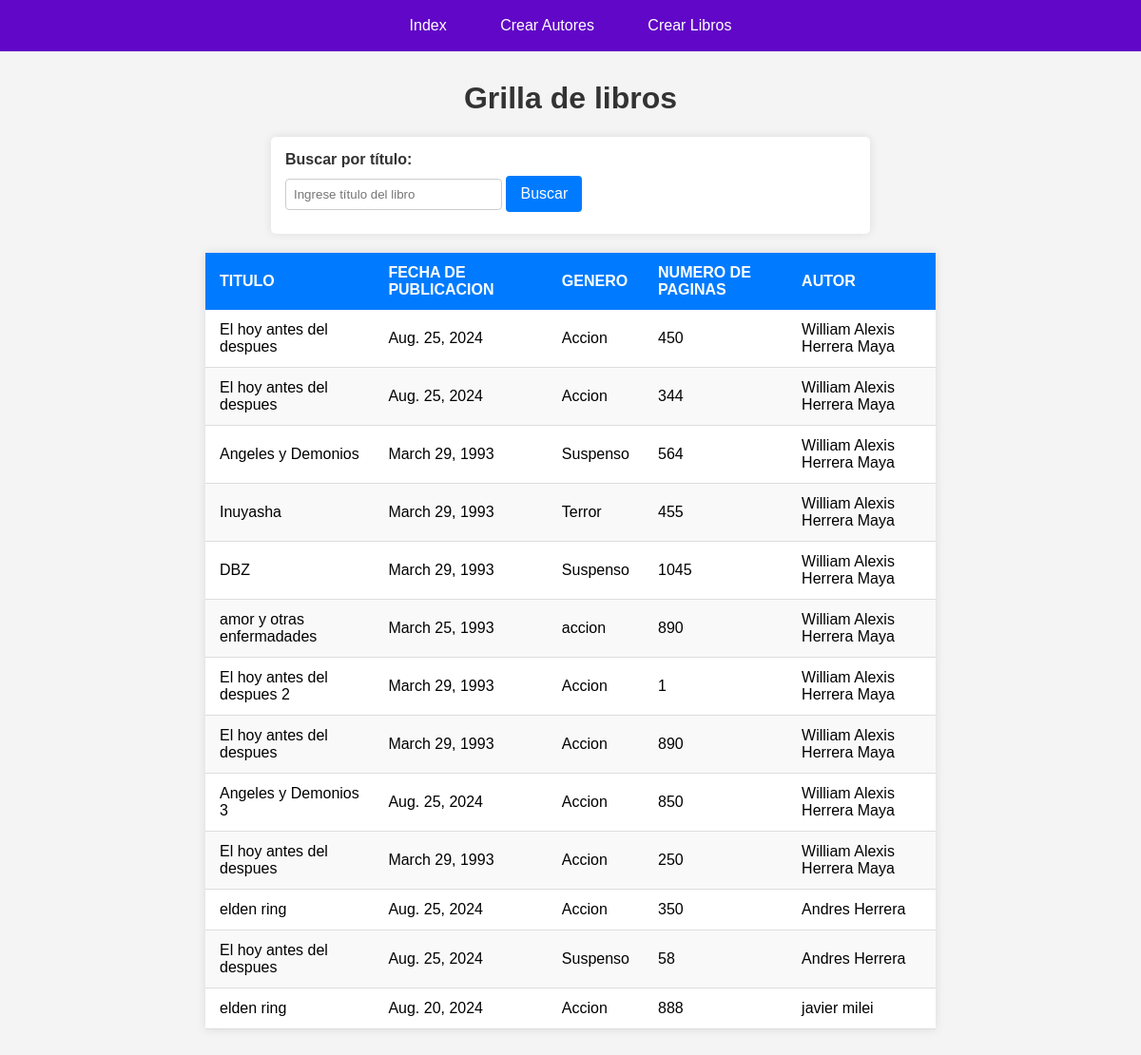
Page /libreria/ on the earlier database version.
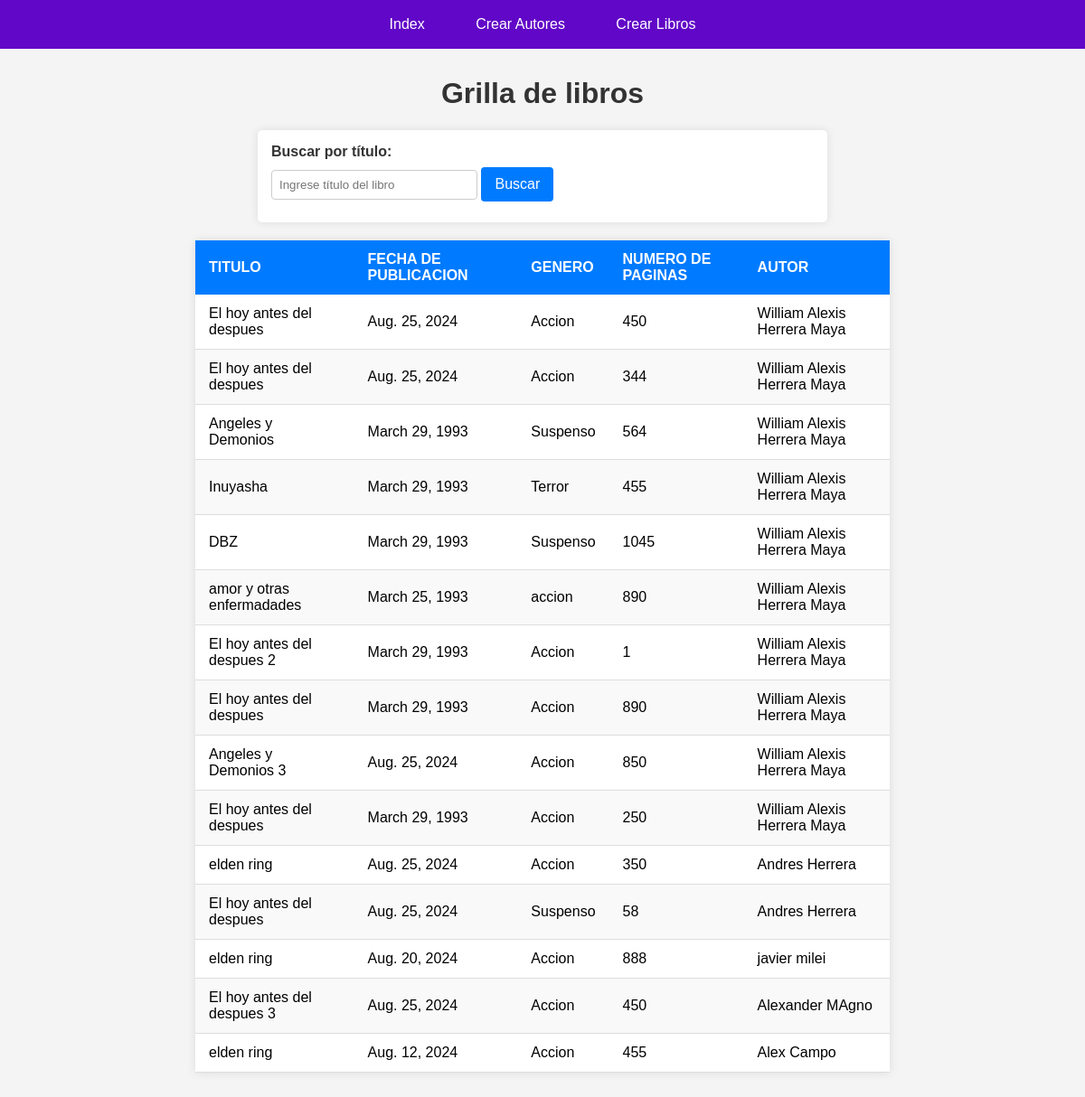
Same page on the later database version.
### libreriaApp/models.py (models this page shows, shortened)
class Libro(models.Model):
    titulo = models.CharField(max_length=50)
    ano = models.DateField()
    genero = models.CharField(max_length=50)
    numeroPaginas = models.IntegerField()
    autor = models.ForeignKey(Autor, on_delete=models.CASCADE)

class Autor(models.Model):
    rut = models.CharField(max_length=10)
    nombreAutor = models.CharField(max_length=50)
    fechaNacimiento = models.DateField()
    email = models.EmailField()
    def __str__(self):
        return self.nombreAutor

### libreriaApp/views.py (the view)
# urls.py: path('', views.inicio, name='inicio'),
def inicio(request):
    libros = Libro.objects.all()
    return render(request, 'libreriaApp/index.html', {'libros': libros})

### libreriaApp/templates/libreriaApp/index.html (shortened to what this page needs)
{% load static %}
<!DOCTYPE html>
<html lang="en">
<head>
    <link rel="stylesheet" href="{% static 'css/styles.css' %}">
</head>
<body>
    {% include 'libreriaApp/navBar.html' %}
    <div>
        <h1>Grilla de libros</h1>
        <form action="{% url 'buscarLibro' %}" method="POST">
            <label for="busqueda">Buscar por título:</label>
            <input type="text" name="busqueda" id="busqueda" placeholder="Ingrese título del libro">
            <button type="submit">Buscar</button>
        </form>
        <table>
            <thead>
                <tr>
                    <th>Titulo</th>
                    <th>Fecha de Publicacion</th>
                    <th>Genero</th>
                    <th>Numero de Paginas</th>
                    <th>autor</th>
                </tr>
            </thead>
            <tbody>
                {% for libro in libros %}
                    <tr>
                        <td>{{ libro.titulo }}</td>
                        <td>{{ libro.ano }}</td>
                        <td>{{ libro.genero }}</td>
                        <td>{{ libro.numeroPaginas }}</td>
                        <td>{{ libro.autor }}</td>
                    </tr>
                {% endfor %}
            </tbody>
        </table>
    </div>
</body>
</html>

Differences in the rows shown:
added Libro: titulo "El hoy antes del despues 3", ano "Aug. 25, 2024", genero "Accion", numeroPaginas "450", autor "Alexander MAgno"
added Libro: titulo "elden ring", ano "Aug. 12, 2024", genero "Accion", numeroPaginas "455", autor "Alex Campo"
